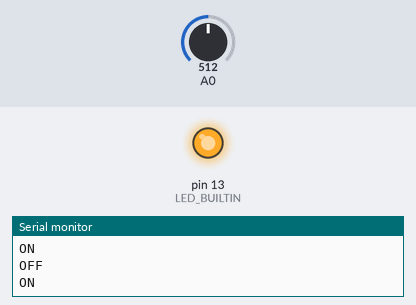
The sketch below on a simulated Arduino Uno, built with avr-gcc and run on an emulated ATmega328P. Shown: output pins drawn as LEDs (lit = HIGH), the last lines printed to the serial monitor. Dashed ring = blinking. The inputs (shaded band) are chosen by the test bench; at power-on: A0 = 512.

Above: at 1.3 s.
1.4 s: A0 set to 900
At 1.58 s:
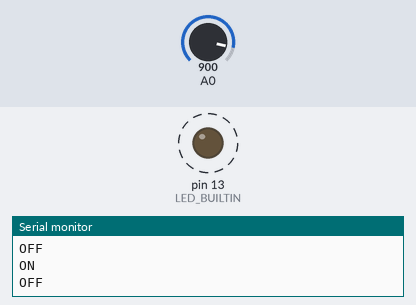
4.4 s: A0 set to 1023
At 5.19 s:
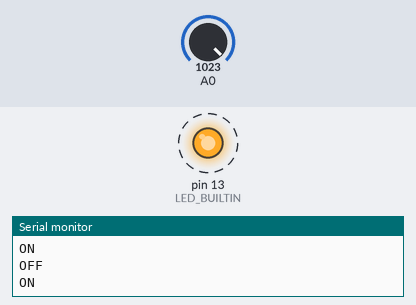
Timing chart, 0 to 13.4 s (numbered marks = the images above; inputs shaded):
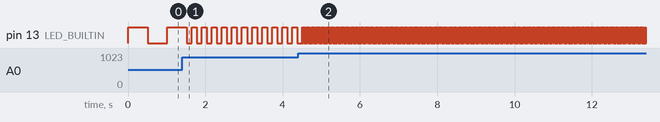

Measured:
- after the input at 1.4 s, pin 13 (LED_BUILTIN): alternates HIGH for 0.13 s and LOW for 0.13 s, starting after 0.25 s
- after the input at 4.4 s, pin 13 (LED_BUILTIN): alternates HIGH for 0.01 s and LOW for 0.01 s, starting after 0.12 s

The sketch:

example.ino.ino
```cpp
/***
 * This is example header, use this space for general overview of what the contents
 * within this file does. For example:
 *
 * Reads from Analog pin and changes blinking rate of connected LED depending on
 * analog value. Lower value equates to slow blinking while faster blinking result in higher value.
 *
 * This also showcases more powerful features of the so called *Arduino Language* which is essentially
 * just a superset of C++, meaning all C++ and C code is valid. This demonstrates a very overkill example
 * of how to utilize objects to do what we want. This is in the form of OOP (Object-Orientated Programming)
 ***/

#include <stdint.h>
#include <Arduino.h>

#define M328P_LOWV (0)
#define M328P_HIGHV (1023)

typedef uint8_t Pin;
typedef long Baudrate;
typedef unsigned long AnalogValue;
typedef unsigned long ms;

class MicroController
{

private:
  int read()
  {
    return analogRead(this->AnalogPin);
  }

  // this toggles a pin based on current state. If it comes back high, it will
  // turn off, and vice-versa
  void toggle(Pin pin)
  {
    if (digitalRead(pin))
    {
      Serial.println("OFF");
      digitalWrite(pin, LOW);
    }
    else
    {
      Serial.println("ON");
      digitalWrite(pin, HIGH);
    }
  }

public:
  Pin AnalogPin,
      LED;
  Baudrate baud;
  AnalogValue raw, delay_time;

  // Constructor of this object, takes AnalogPin where values where be read
  // and led pin where the LED will be connected too.
  MicroController(Pin analogPin, Pin led, Baudrate baud)
  {
    this->AnalogPin = analogPin;
    this->LED = led;
    this->baud = baud;
  }

  // Initializes the Serial communication
  void init()
  {
    Serial.begin(this->baud);     // begin serial with baud rate
    pinMode(this->LED, OUTPUT);   // setup pin for output mode
    digitalWrite(this->LED, LOW); // turn LED off
  }

  // control blinking rate based on slowest seconds to fastest ms
  void control_blink(ms slow_s, ms fast_s)
  {
    this->raw = this->read();
    this->delay_time = map(this->raw, M328P_LOWV, M328P_HIGHV, slow_s, fast_s);
    this->toggle(this->LED);
  }
};

// declare global visible object of type MicroController, with parameters
MicroController uc(A0, LED_BUILTIN, 9600);

void setup()
{
  uc.init();
}

void loop()
{
  // begin blink control and vary blinking between 3 seconds and 0.1 seconds depending
  // on analog read value
  uc.control_blink(1000, 10);
  delay(uc.delay_time);
}
```
